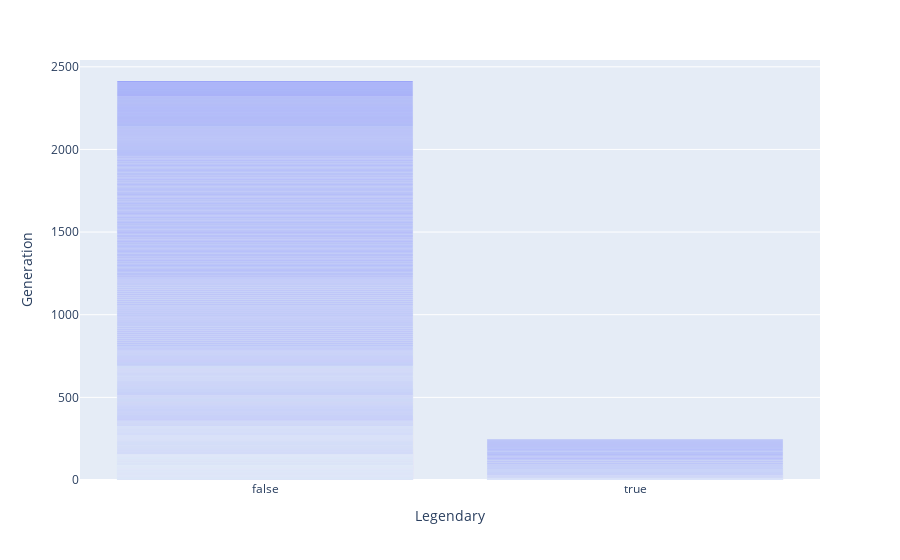

Source (notebook cell):
### Code cell
px.bar(df,x="Legendary",y="Generation")

### Figure 1 — Plotly figure (JSON) as saved in the notebook; plotly's stock layout.template omitted (floating-point values rounded to 4 significant figures; data arrays with more than 128 entries replaced by an {"elided": "..."} marker saying what was removed)
{"data": [{"alignmentgroup": "True", "hovertemplate": "Legendary=%{x}<br>Generation=%{y}<extra></extra>", "legendgroup": "", "marker": {"color": "#636efa", "pattern": {"shape": ""}}, "name": "", "offsetgroup": "", "orientation": "v", "showlegend": false, "textposition": "auto", "type": "bar", "x": {"elided": "800 bool values"}, "xaxis": "x", "y": {"elided": "800 int values"}, "yaxis": "y"}], "layout": {"barmode": "relative", "legend": {"tracegroupgap": 0}, "margin": {"t": 60}, "xaxis": {"anchor": "y", "domain": [0, 1], "title": {"text": "Legendary"}}, "yaxis": {"anchor": "x", "domain": [0, 1], "title": {"text": "Generation"}}}}
